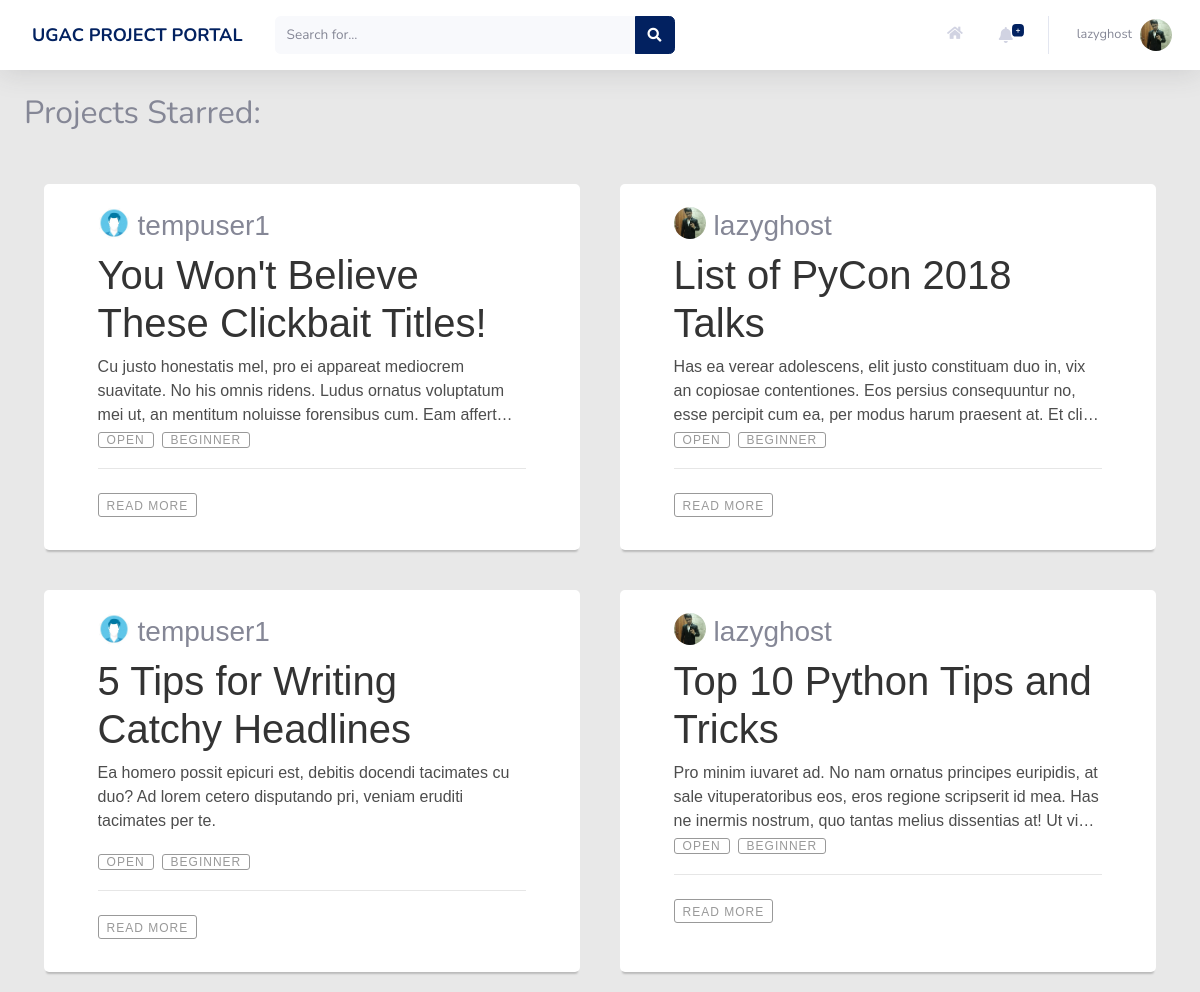
Page /profile/projects/starred (signed in) on the earlier database version.
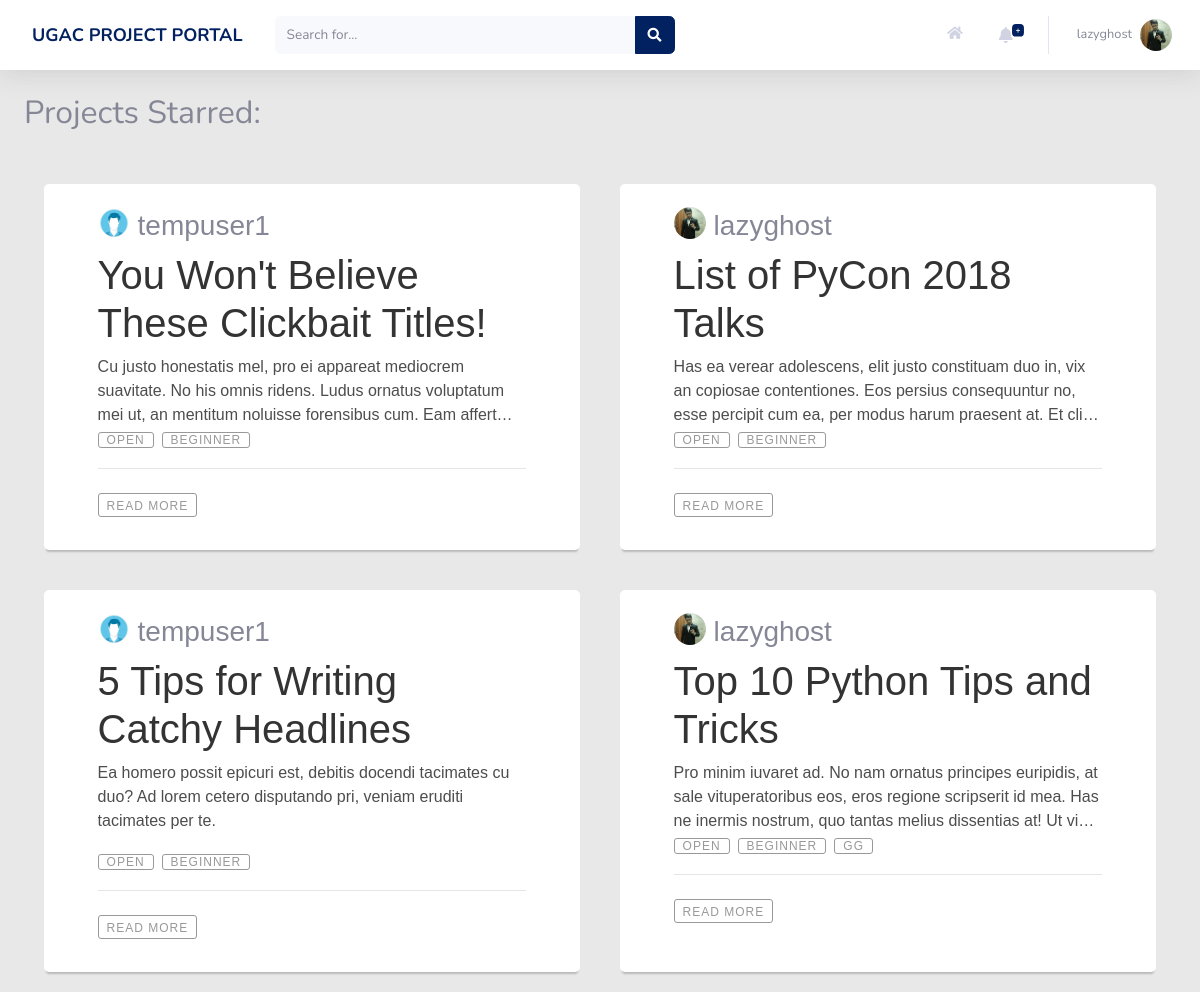
Same page on the later database version.
### users/models.py (models this page shows, shortened)
class Profile(models.Model):
    user = models.OneToOneField(User, on_delete=models.CASCADE)
    image = models.ImageField(default = 'default.jpg', upload_to='profile_pics', blank=True)
    rollno = models.CharField(max_length=10)
    year = models.CharField(max_length=30, choices = YEAR_CHOICES)
    branch = models.CharField(max_length=30, choices = BRANCH_CHOICES)
    techskills = models.TextField()
    starred_projects = models.ManyToManyField(Project, related_name='starred_projects', blank = True)
    cv = models.FileField(blank = True, upload_to='resumes')

### home/models.py (models this page shows, shortened)
class Project(models.Model):
    Title = models.CharField(max_length=30)
    Description = models.TextField()
    FloatedBy = models.ForeignKey(User, on_delete=models.CASCADE)
    Mentors = models.ManyToManyField(User, related_name='Mentors', blank = True)
    Status = models.CharField(max_length=10, choices=STATUS_CHOICES, default='Open')
    OpenedFor = models.CharField(max_length=300)
    Difficulty = models.CharField(max_length=15, choices=DIFFICULTY_CHOICES, default='Beginner')
    PreRequisite = models.TextField()
    Duration = models.CharField(max_length=30)
    DatePosted = models.DateTimeField(default = timezone.now)
    SelectionCriteria = models.TextField()
    MailNotification = models.CharField(max_length=5, choices=NOTIFICATION_CHOICES,default='On')
    ApplyRequest = models.ManyToManyField(User, related_name='ApplyRequest', blank = True)
    AlreadyApplied = models.ManyToManyField(User, related_name='AlreadyApplied', blank = True)

### users/views.py (the view)
# urls.py: path('projects/starred', views.projects_starred, name = 'projects-starred'),
def projects_starred(request):
    user_starred_projects_id = []
    projects_starred = request.user.profile.starred_projects.all()
    for project in request.user.profile.starred_projects.all():
        user_starred_projects_id.append(project.id)
    context = {
        'title': 'Projects Starred',
        'projects' : projects_starred,
        'user_starred_projects_id' : user_starred_projects_id,
    }
    return render(request, 'users/profile_starred.html', context)

### users/templates/users/profile_starred.html (shortened to what this page needs)
{% extends 'users/profile.html' %}
{% block profile %}
<div>
	<div class="project_cards">
		<h2>Projects Starred:</h2>
		<br>
		<div style="display: flex; flex-wrap: wrap;">
			{% for project in projects %}
			<div class="blog-container" style="flex: 1 0 45%; margin: 20px;">
				<div class="blog-header" style="display: flex; flex-wrap: wrap;">
					<div class="blog-author--no-cover"
						style="background:url('{{project.FloatedBy.profile.image.url}}');background-size: cover; border-radius: 50%; display: inline-block;height: 32px;margin-right: 0.5rem;position: relative;top: 8px;width: 32px; ">
					</div>
					<span style="flex: 1 0 45%; ">
						<h3 style="margin-top: 10px;">{{project.FloatedBy}}</h3>
					</span>
				</div>
				<div class="blog-body">
					<div class="blog-title">
						<h1><a href="{% url 'project' project.id %}">{{ project.Title }}</a></h1>
					</div>
					<div class="blog-summary demo-2">
						<p>{{project.Description}}</p>
					</div>
					<div class="blog-tags">
						<ul>
							<li><a href="#">{{project.Status}}</a></li>
							<li><a href="#">{{project.Difficulty}}</a></li>
							{% if project.PreRequisite %}
							<li><a href="#">{{project.PreRequisite}}</a></li>
							{% endif %}
						</ul>
					</div>
				</div>
				<div class="blog-footer">
					<br>
					<ul>
						<li class="published-date"><a href="{% url 'project' project.id %}">Read More</a></li>
					</ul>
				</div>
			</div>
			{% endfor %}
		</div>
</div>
{% endblock profile %}

### users/templates/users/profile.html (shortened to what this page needs)
{% extends 'home/base.html' %}
{% block content %}
{% block profile %}{% endblock profile %}
{% endblock content %}

### home/templates/home/base.html (shortened to what this page needs)
{% load static %}
<!DOCTYPE html>
<html lang="en">
	<head>
		<link rel="stylesheet" type="text/css" href="{% static 'home/style.css' %}">
		<link rel="stylesheet" href="https://pro.fontawesome.com/releases/v5.10.0/css/all.css"/>
	</head>
	<body>
    <body id="page-top">
        <div id="wrapper">
            <div id="content-wrapper" class="d-flex flex-column">
                <div id="content" style="background-color: #E8E8E8;">
                    <nav class="navbar navbar-expand navbar-light bg-white topbar mb-4 static-top shadow">
                    <div class="sidebar-brand-text mx-3" style="color: #022160; font-size: large; font-weight: bold">  UGAC PROJECT PORTAL     </div>
                        <form method = "POST" action = "{{request.get_full_path}}"
                            class="d-none d-sm-inline-block form-inline mr-auto ml-md-3 my-2 my-md-0 mw-100 navbar-search">
                            <div class="input-group">
                                <input type="text" class="form-control bg-light border-0 small" placeholder="Search for..."
                                    aria-label="Search" aria-describedby="basic-addon2" name="search" >
                                <div class="input-group-append">
                                    <button class="btn btn-primary" type="submit">
                                        <i class="fas fa-search fa-sm"></i>
                                    </button>
                                </div>
                            </div>
                        </form>
                        <ul class="navbar-nav ml-auto">
                            <a class="nav-link" href="{% url 'home' %}" role="button" style="margin-top: 13px;">
                                    <i class="fas fa-home fa-fw fa-sm mr-2 text-gray-400"></i>
                            </a>
                            <li class="nav-item dropdown no-arrow mx-1">
                                <a class="nav-link dropdown-toggle" href="#" id="alertsDropdown" role="button"
                                    data-toggle="dropdown" aria-haspopup="true" aria-expanded="false">
                                    <i class="fas fa-bell fa-fw"></i>
                                    <span class="badge badge-danger badge-counter">
                                        {% if notifications.count != '0' %}
                                            {{notifications.count}}+
                                        {% endif %}
                                    </span>
                                </a>
                            </li>
                            <li class="nav-item dropdown no-arrow">
                                <a class="nav-link dropdown-toggle" href="#" id="userDropdown" role="button"
                                    data-toggle="dropdown" aria-haspopup="true" aria-expanded="false">
                                    <span class="mr-2 d-none d-lg-inline text-gray-600 small">{{user.username}}</span>
                                    <img class="img-profile rounded-circle"
                                        src="{{user.profile.image.url}}">
                                </a>
                            </li>
                        </ul>
                    </nav>
                    <div class="container-fluid">
		{% block content %}{% endblock content %}
	</div>
</div>
</div>
</div>
	</body>
</html>

### users/templates/users/profile.html (style rules this page uses)
.blog-container { background: #fff; border-radius: 5px; box-shadow: rgba(0, 0, 0, 0.2) 0 4px 2px -2px; font-family: "adelle-sans", sans-serif; font-weight: 100; margin: 48px auto; width: 20rem; padding-top: 15px; }
@media screen and (min-width: 480px) { .blog-container { width: 28rem; } }
@media screen and (min-width: 767px) { .blog-container { width: 40rem; } }
@media screen and (min-width: 959px) { .blog-container { width: 50rem; } }
.blog-container a { color: #4d4dff; text-decoration: none; transition: 0.25s ease; }
.blog-author, .blog-author--no-cover { margin: 0 auto; padding-top: 0.125rem; width: 80%; }
.blog-body { margin: 0 auto; width: 80%; }
.blog-header { margin: 0 auto; width: 80%; }
.blog-title h1 a { color: #333; font-weight: 100; }
.blog-summary p { color: #4d4d4d; }
.blog-tags ul { display: flex; flex-direction: row; flex-wrap: wrap; list-style: none; padding-left: 0; }
.blog-tags li+li { margin-left: 0.5rem; }
.blog-tags a { border: 1px solid #999999; border-radius: 3px; color: #999999; font-size: 0.75rem; height: 1.5rem; line-height: 1.5rem; letter-spacing: 1px; padding: 0 0.5rem; text-align: center; text-transform: uppercase; white-space: nowrap; width: 5rem; }
.blog-footer { border-top: 1px solid #e6e6e6; margin: 0 auto; padding-bottom: 0.125rem; width: 80%; }
.blog-footer ul { list-style: none; display: flex; flex: row wrap; justify-content: flex-end; padding-left: 0; }
.blog-footer li:first-child { margin-right: auto; }
.blog-footer li { color: #999999; font-size: 0.75rem; height: 1.5rem; letter-spacing: 1px; line-height: 1.5rem; text-align: center; text-transform: uppercase; position: relative; white-space: nowrap; }
.blog-footer li a { color: #999999; }
.published-date { border: 1px solid #999999; border-radius: 3px; padding: 0 0.5rem; }
.demo-2 { display: -webkit-box; overflow: hidden; -webkit-line-clamp: 3; -webkit-box-orient: vertical; }

Differences in the rows shown:
changed Project "Top 10 Python Tips and Tricks": PreRequisite (not shown) → "GG"
